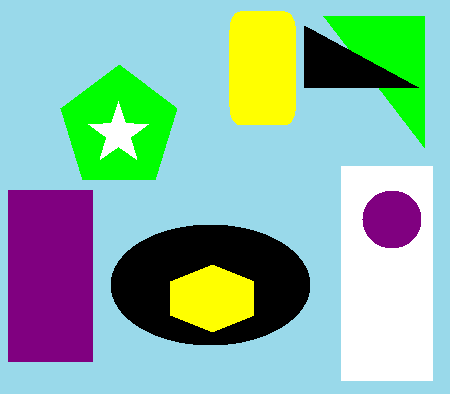
#> input picture deteksi_warna_python/gambar1.png, 450 x 394 px; its folder holds 3 pictures in this run
$ python ungu.py
#> lines starting #> are read from the running program, lines starting #| are printed output that depends on the picture; after the words box and inside, x2 and y2 are one past the last pixel; in counts of white or black regions, pixels touching at a corner belong together
import cv2
import numpy as np

for i in range(1, 8):
    img = cv2.imread('gambar' + str(i) + '.png', 1)
#> img is the input picture: shape (394, 450, 3); mean B, G, R 167.6, 182.9, 139.9
    hsv = cv2.cvtColor(img, cv2.COLOR_BGR2HSV)
#> hsv: shape (394, 450, 3); mean H, S, V 74.2, 110.4, 204.7

    lower_api0 = np.array([140, 235, 108])
    upper_api0 = np.array([160, 255, 148])
    mask = cv2.inRange(hsv, lower_api0, upper_api0)
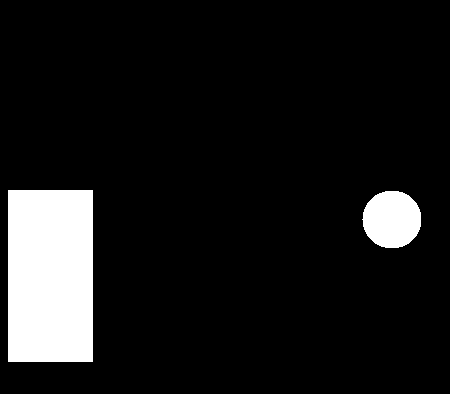
#> mask: shape (394, 450); 9.8% white; 2 white regions, box (x1, y1, x2, y2) and area: (8, 190, 93, 362) 14620, (362, 191, 421, 248) 2670

    new_img = cv2.bitwise_and(img, img, mask=mask)
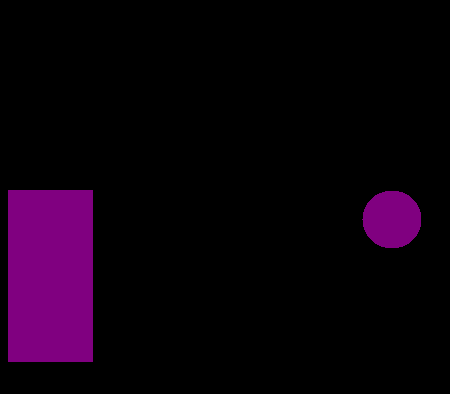
#> new_img: shape (394, 450, 3); mean B, G, R 12.5, 0, 12.5

    cv2.imshow("hasil" + str(i) + ".png", new_img)
    cv2.imshow('image', img)

    cv2.waitKey(0)
    cv2.destroyAllWindows()
#> pass 2 of the loop `for i in range(1, 8):`:
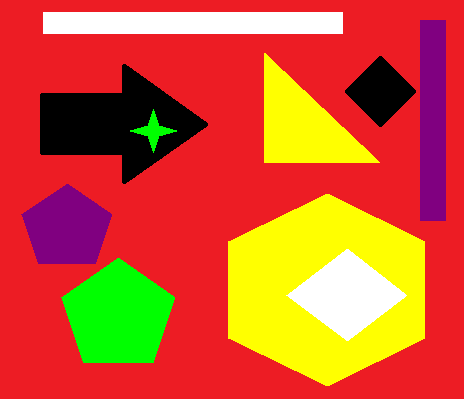
#> input picture deteksi_warna_python/gambar2.png, 464 x 399 px
#> img is the input picture: shape (399, 464, 3); mean B, G, R 45.7, 86.5, 207.4
#> hsv: shape (399, 464, 3); mean H, S, V 123.9, 202.6, 219.6
#> `mask = cv2.inRange(hsv, lower_api0, upper_api0)`:
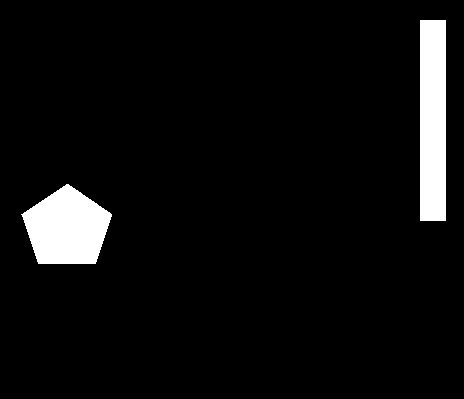
#> mask: shape (399, 464); 5.6% white; 2 white regions, box (x1, y1, x2, y2) and area: (420, 20, 446, 221) 5226, (21, 184, 112, 264) 5082
#> `new_img = cv2.bitwise_and(img, img, mask=mask)`:
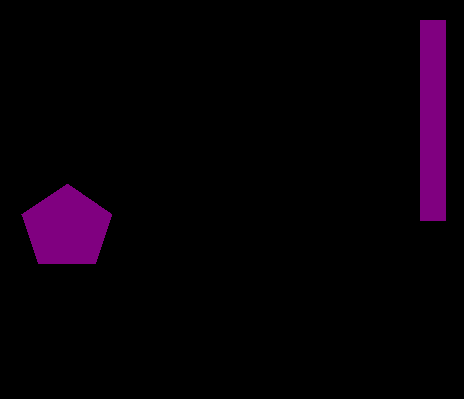
#> new_img: shape (399, 464, 3); mean B, G, R 7.1, 0, 7.1
#> pass 3 of the loop `for i in range(1, 8):`:
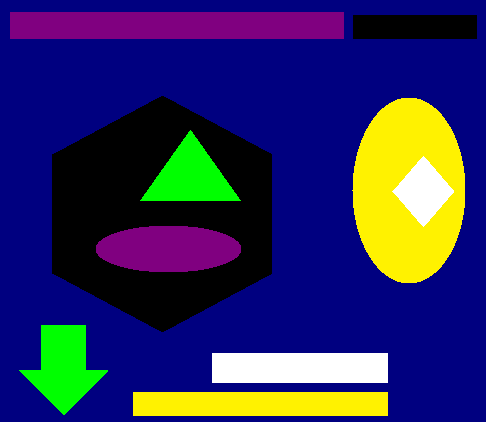
#> input picture deteksi_warna_python/gambar3.png, 486 x 422 px
#> img is the input picture: shape (422, 486, 3); mean B, G, R 94.4, 43, 43.6
#> hsv: shape (422, 486, 3); mean H, S, V 86.9, 204.4, 129.3
#> `mask = cv2.inRange(hsv, lower_api0, upper_api0)`:
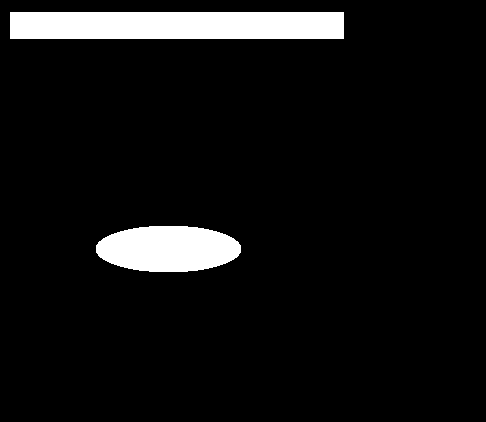
#> mask: shape (422, 486); 7% white; 2 white regions, box (x1, y1, x2, y2) and area: (10, 12, 344, 39) 9018, (96, 226, 241, 272) 5352
#> `new_img = cv2.bitwise_and(img, img, mask=mask)`:
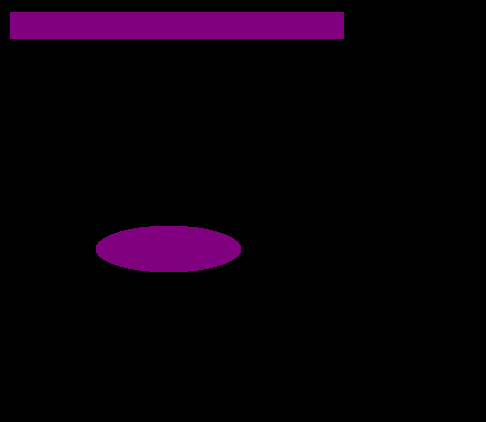
#> new_img: shape (422, 486, 3); mean B, G, R 9, 0, 9
#> (the run stopped early here; a loop or call above may not have finished)
